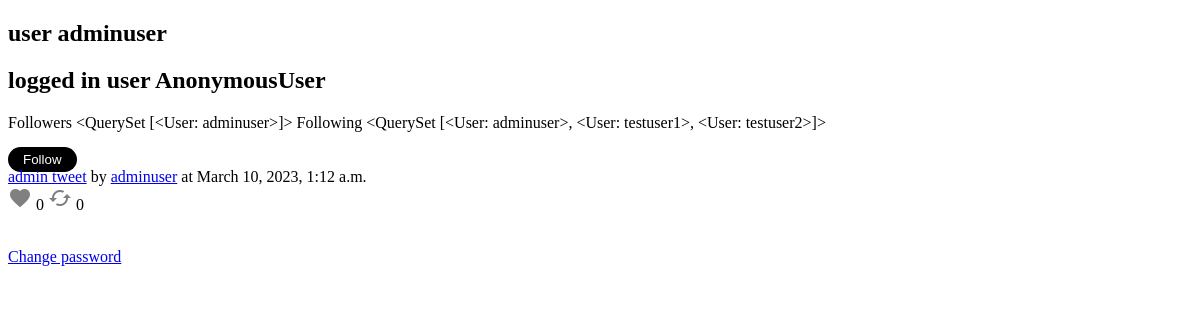
The app's page /adminuser/tweets with its own data.
### twitter/models.py (models this page shows, shortened)
class User(AbstractUser):
  username_validator = UsernameValidator()
  email_validator = EmailValidator()
  url_validator = URLValidator()
  phone_validator = PhoneValidator()
  username = models.CharField(_("username"),
                              max_length=15, unique=True,
                              help_text=_("Required. 15 characters or fewer. Letters, digits and _ only."),
                              validators=[username_validator],
                              error_messages={"unique": _("A user with that username already exists."), }, )
  email = models.EmailField(_('email'),
                            unique=True,
                            error_messages={"unique": _("A user with that email already exists."), },
                            validators=[email_validator], )
  phone = models.CharField(_("phone"),
                           max_length=20, unique=True, blank=True, null=True,
                           help_text=_("Full phone number with country code"),
                           validators=[username_validator],
                           error_messages={"unique": _("A user with that phone number already exists."), }, )
  name = models.CharField(max_length=50)
  link = models.CharField(max_length=50, blank=True, validators=[url_validator])
  userpic = models.ImageField(default='default.jpg', upload_to='userpics')
  background = models.ImageField(default='default.jpg', upload_to='backgrounds')
  is_verified = models.BooleanField(default=False)
  bio = models.TextField(max_length=160, blank=True)
  blocked = models.ManyToManyField('self', symmetrical=False, related_name='user_blocked')
  muted = models.ManyToManyField('self', symmetrical=False, related_name='user_muted')
  followers = models.ManyToManyField('self', symmetrical=False, related_name='user_followers')
  following = models.ManyToManyField('self', symmetrical=False, related_name='user_following')
  conversations = models.ManyToManyField('Conversation', symmetrical=False, related_name='user_conversations')
  tweets = models.ManyToManyField('Tweet', symmetrical=False, related_name='user_tweets')
  def __str__(self):
    return f'{self.username}'

class Tweet(models.Model):
  author = models.ForeignKey(User, on_delete=models.CASCADE)
  text = models.CharField(max_length=280)
  when = models.DateTimeField(auto_now_add=True)  # first created. can edit tweets with twitter blue only
  replied_to = models.ForeignKey('self', on_delete=models.CASCADE, null=True, related_name='replied')
  retweeted_from = models.ForeignKey('self', on_delete=models.CASCADE, null=True, related_name='retweeted')
  pic1 = models.ImageField(upload_to='tweetpics', blank=True)
  pic2 = models.ImageField(upload_to='tweetpics', blank=True)
  pic3 = models.ImageField(upload_to='tweetpics', blank=True)
  pic4 = models.ImageField(upload_to='tweetpics', blank=True)
  likes = models.ManyToManyField(User, symmetrical=False, related_name='tweet_likes')
  retweets = models.ManyToManyField(User, symmetrical=False, related_name='tweet_retweets')
  replies = models.ManyToManyField('self', symmetrical=False, related_name='tweet_replies')
  bookmarks = models.ManyToManyField(User, symmetrical=False, related_name='tweet_bookmarks')
  views = models.IntegerField(default=0)

### twitter/views.py (the view)
# urls.py: path('<author>/tweets', userfeed, name='userfeed'),
def userfeed(request,author):
  requested_user = User.objects.get(username=author)
  tweets=requested_user.tweets.all().filter(replied_to__isnull=True)
  return render(request,'twitter/userfeed.html',{'requested_user':requested_user,'tweets':tweets})

### twitter/templates/twitter/userfeed.html (shortened to what this page needs)
<!DOCTYPE html>
<html lang="en">
<head>
</head>
<body>
<h2>user {{ requested_user }}</h2>
<h2>logged in user {{ user }}</h2>
<span>Followers {{requested_user.followers.all }}</span>
<span>Following {{requested_user.following.all }}</span>
<br>
<br>
{%if user in requested_user.followers.all %}
<form action="{% url 'unfollow' requested_user.pk %}" method="post">
  {% csrf_token %}
  <button type="submit" name="requested_user_pk" value="{{ requested_user.pk }}">
    <span class="unfollow-button"></span>
  </button>
</form>
{%else%}
<form action="{% url 'follow' requested_user.pk %}" method="post">
  <button type="submit" name="requested_user_pk" value="{{ requested_user.pk }}">
    <span class="follow-button">Follow</span>
  </button>
</form>
{%endif%}
{% for tweet in tweets %}
<div><a href="{% url 'detail' tweet.author tweet.pk %}">{{ tweet.text}}</a> by <a
  href="{% url 'userfeed' tweet.author %}">{{ tweet.author }}</a> at {{ tweet.when}}
  <br>
  {%if user in tweet.likes.all %}
  <form style="display:inline" action="{% url 'dislike' tweet.pk %}" method="post">
    {% csrf_token %}
    <button class="like" type="submit" name="tweet_pk" value="{{ tweet.pk }}">
      <span class="material-icons make-inactive">favorite</span>
    </button>
  </form>
  {%else%}
    <form style="display:inline" action="{% url 'like' tweet.pk %}" method="post">
    <button class="like" type="submit" name="tweet_pk" value="{{ tweet.pk }}">
      <span class="material-icons make-active">favorite</span>
    </button>
  </form>
  {%endif%}
  <span>{{tweet.likes.count}}</span>
  {%if user in tweet.retweets.all %}
  <form style="display:inline" action="{% url 'unretweet' tweet.pk %}" method="post">
    {% csrf_token %}
    <button type="submit" name="tweet_pk" value="{{ tweet.pk }}">
      <span class="material-icons make-inactive">cached</span>
    </button>
    <span>{{tweet.retweets.count}}</span>
  </form>
  {%else%}
    <form style="display:inline" action="{% url 'retweet' tweet.pk %}" method="post">
    <button type="submit" name="tweet_pk" value="{{ tweet.pk }}">
      <span class="material-icons make-active">cached</span>
    </button>
    <span>{{tweet.retweets.count}}</span>
  </form>
  {%endif%}
</div>
<br>
{% endfor %}
<p><a href="{% url 'password_change' %}">Change password</a></p>
</body>
</html>

### twitter/templates/twitter/userfeed.html (style rules this page uses)
button { border: none; padding: 0; background: none; cursor:pointer; }
.make-active { color:grey; }
.follow-button { background-color:black; padding:5px 15px; border-radius:50px; color:white; }

### records on screen
User: username "adminuser", followers.all "<QuerySet [<User: adminuser>]>", following.all "<QuerySet [<User: adminuser>, <User: testuser1>, <User: testuser2>]>"
Tweet: text "admin tweet", author "adminuser", when "March 10, 2023, 1:12 a.m.", likes.count "0", retweets.count "0"

### other values on screen
{{ user }} "AnonymousUser"
